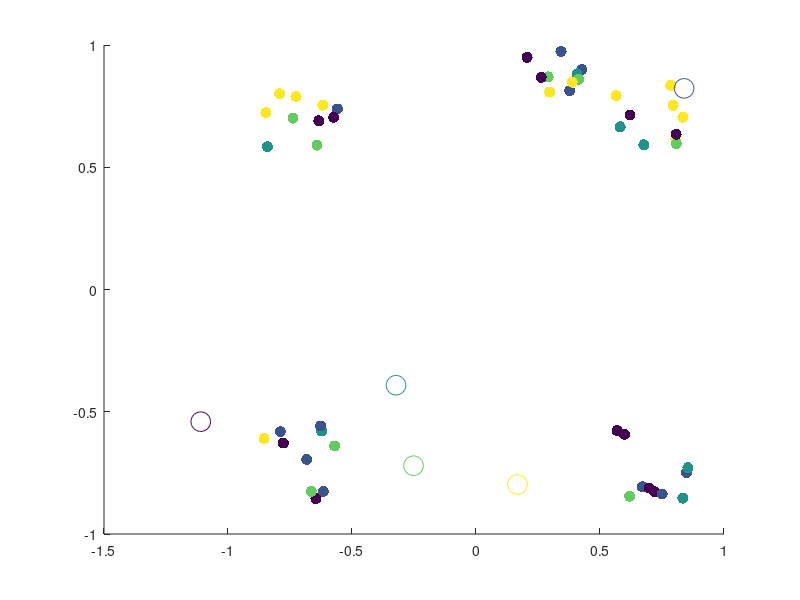

The MATLAB script that drew this image: (Note: this script raises an error after producing the figure.)
%% Random Initalization
% Topic I.6 - Alternating Minimization Scheme Algorithm for k-Means Clustering*
% 
% Clear the workspace and close all figure windows

close all; clear all;

load Q1data.mat; 

[n,m]= size(XData); 

% Set the number of clusters (k)
k=5;

% Assign each data vector, randomly to one of the k clusters
IndexSet = randi(k,n,1);

% Plot the data
scatter(XData(:,1),XData(:,2),64,IndexSet,'filled');
hold on

% Create data structures to store the weight vectors for cluster (c), and the 
% weight vectors from the previous iteration (cPrev)
c = zeros(k,m);
cPrev = zeros(k,m);

% Randomly initialize the weight vectors so that each component is sampled from 
% the interval [-1,1]
c = -1.2 + 2.4*rand(k,m);

% Plot the initial weight vectors
scatter(c(:,1),c(:,2),200,linspace(1,k,k))
hold off
pause



%% K++ initalization 

close all; clear all; clc;
% for funsies attempt at k++ initalization 

% 100 2-dimensional points, each points is a vector! 
%hopefully this is like quakes data
load Q1data.mat


%number of clusters; 
k =4; 

[n,m]=size(XData);



[c,IndexSet]= KPlusPlusInit(XData,k);




% Plot the data
scatter(XData(:,1),XData(:,2),64,IndexSet,'filled');
hold on
scatter(c(:,1),c(:,2),200,linspace(1,k,k))
hold off

%% The Alternating Minimization Scheme
doneFlag=0;

% Keep alternating updates to weight vectors and cluster assignments until weight 
% vectors no longer change their locations

while (~doneFlag)

    % Update the weight vectors in each cluster via the centroid formula
    for i=1:k 

        % Find the indices for all data vectors currently in cluster i
        ClusterIndices = find(IndexSet==i);

        % Find the number of data vectors currently in cluster i
        NumVecsInCluster = size(ClusterIndices,1);

        % Create a data structure to store weight vector for the current
        % cluster
        c(i,:)=0; 

        % Update cluster vector using the centroid formula
        for j=1:NumVecsInCluster
            for l=1:m
                c(i,l) = c(i,l) + XData(ClusterIndices(j,1),l)/NumVecsInCluster;
            end
        end

    end

    % Plot the updated weight vectors for each cluster
    scatter(XData(:,1),XData(:,2),64,IndexSet,'filled')
    hold on
    scatter(c(:,1),c(:,2),200,linspace(1,k,k))
    %pause
    
    % Now reassign all data vectors to the closest weight vector (cluster)

    % Create a data structure to store closest weight vector for each data
    % point
    closestCluster=zeros(n,1);

    % Reassign each data vector to the new, closest cluster
    for d=1:n

        % Store the coordinates of the current data vector
        xD = XData(d,:);

        % Set the minimum distance tracker to be a very large number
        sqDistMin=1e16;

        % Find the closest weight vector (cluster) to the current data
        % vector
        for i=1:k
            sqDist = norm(c(i,:)-xD,2);

            % If the distance is less than the current min, assign the
            % current data vector to this cluster
            if sqDist<sqDistMin
                closestCluster(d)=i;
                sqDistMin=sqDist;
            end

        end
    end

    % Update the assignments of the data vectors to their new clusters
    IndexSet = closestCluster;
    
    % Plot the data and the updated weight vectors
    hold off
    scatter(XData(:,1),XData(:,2),64,IndexSet,'filled')
    hold on
    scatter(c(:,1),c(:,2),200,linspace(1,k,k))
    hold off
    %pause
    
    % Terminate the alternating scheme if the weight vectors are unaltered
    % relative to the previous iteration
    if c==cPrev
        doneFlag=1;
    else
        cPrev=c;
    end
end


%% Calculation of Overall Coherence

% computes overall coherence AFTER K-Means! 
OvCo=oaco(XData,IndexSet,c)



%% 10 initalizations

close all; clear all; clc;



% 50  2-dimensional points, each points is a vector! 
%hopefully this is like quakes data
load Q1data.mat



rng(33)

% initalization :) heh
OvCO_forkPP = zeros(1,10);
OvCO_forRand = zeros(1,10); 
% number of clusters


k=5; 


% random initalization;

for realz = 1:10
    [n,m]= size(XData);
    IndexSeti = randi(k,n,1);
    ci = -1.2 + 2.4*rand(k,m);
    
    % scatter(XData(:,1),XData(:,2),64,IndexSeti,'filled')
    %     hold on
    %     scatter(ci(:,1),ci(:,2),200,linspace(1,k,k))
    %     hold off
    %     pause 
    %     
    
    % this runs the k-means algorithim
    [IndexSetf,cf]= kmeans493(XData,k,IndexSeti,ci);
    OvCo=oaco(XData,IndexSetf,cf);
    OvCO_forRand(:,realz) = OvCo ; % this creates a vector of the overall coherence
    
    %   scatter(XData(:,1),XData(:,2),64,IndexSetf,'filled')
    %     hold on
    %     scatter(cf(:,1),cf(:,2),200,linspace(1,k,k))
    %     hold off


end 


%k++ initalization 
for realz = 1:10  

    [ci,IndexSeti]=KPlusPlusInit(XData,k);
    
    %  scatter(XData(:,1),XData(:,2),64,IndexSeti,'filled')
    %     hold on
    %     scatter(ci(:,1),ci(:,2),200,linspace(1,k,k))
    %     hold off
    %     pause 
        
        %runs k means
   
    %uses a random     scheme for intial index
    %[IndexSetf,cf]= kmeans493(XData,k,randi(k,size(XData,1),1),ci);    
    [IndexSetf,cf]= kmeans493(XData,k,IndexSeti,ci);
    
    OvCo=oaco(XData,IndexSetf,cf);
    OvCO_forkPP(:,realz) = OvCo ; 
    
    %   scatter(XData(:,1),XData(:,2),64,IndexSetf,'filled')
    %     hold on
    %     scatter(cf(:,1),cf(:,2),200,linspace(1,k,k))
    %     hold off
end 




mean(OvCO_forkPP)
mean(OvCO_forRand)



%% Elbow Method

clc; clear all; close all; 

load Q1data.mat

suck =8; 
initalz =5; 

% rows is number of initlizations we use, coloumns is values of k 
% for each initilization scheme
mat2PlotKPP = zeros(initalz,suck); 
mat2PlotRand =zeros(initalz,suck); 

for k=1:suck
   
    
    for realz = 1:initalz

    [ci,IndexSeti]=KPlusPlusInit(XData,k);
        
        %runs k means
        
    [IndexSetf,cf]= kmeans493(XData,k,IndexSeti,ci);
    
    OvCo=oaco(XData,IndexSetf,cf);
    mat2PlotKPP(realz,k) = OvCo; 
    end 
    
    
    
     for realz = 1:initalz

    [n,m]= size(XData);
    IndexSeti = randi(k,n,1);
    ci = -1.2 + 2.4*rand(k,m);
        
        %runs k means
        
    [IndexSetf,cf]= kmeans493(XData,k,IndexSeti,ci);
    
    OvCo=oaco(XData,IndexSetf,cf);
    mat2PlotRand(realz,k) = OvCo; 
     end 
    
    
    
end 



subplot(1,2,1)
for iter = 1:5
    plot(1:suck, mat2PlotKPP(iter,:),'LineWidth',1.5,'Marker',"*",'LineStyle','--')
    hold on;
    title('Elbow Plot for K++ Initalization')
    xlabel('Number of Clusters (k)')
    ylabel('Overall Coherence y')
    %rectangle('Position',[4-1 7-1 1 1],'Curvature',[.5 .5]) 
    %legend('Realiz 1','Realiz 4','Realiz 3','Realiz 4','Realiz 5')
    grid on;
end 



hold on; 

subplot(1,2,2)
for iter = 1:5
    plot(1:suck, mat2PlotRand(iter,:),'LineWidth',1.5,'Marker',"*",'LineStyle','--')
     hold on;
    title('Elbow Plot for Random Initalization')
    xlabel('Number of Clusters (k)')
    ylabel('Overall Coherence y')
    legend('Realiz 1','Realiz 4','Realiz 3','Realiz 4','Realiz 5')
    grid on;
end 




%% MNIST PART 3


suck
